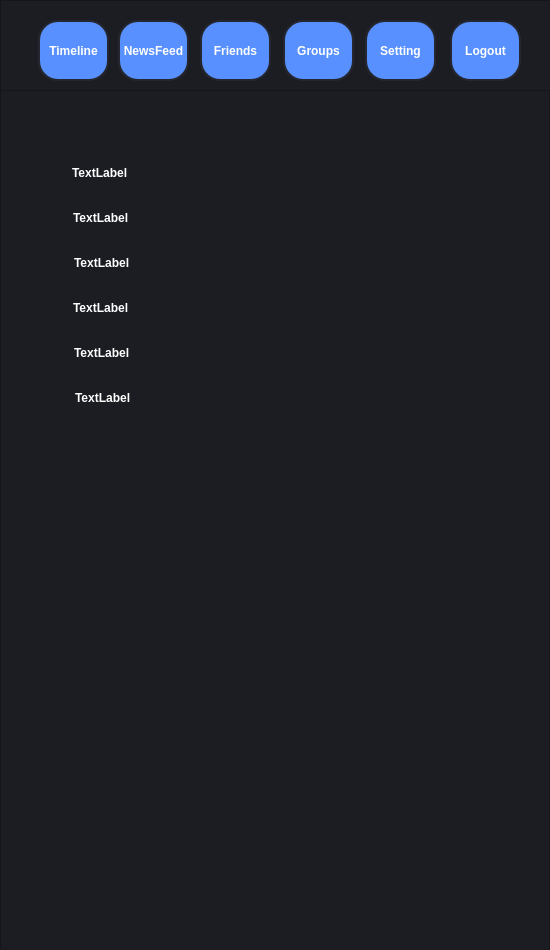
<?xml version="1.0" encoding="UTF-8"?>
<ui version="4.0">
 <class>Homepage</class>
 <widget class="QWidget" name="Homepage">
  <property name="geometry">
   <rect>
    <x>0</x>
    <y>0</y>
    <width>550</width>
    <height>950</height>
   </rect>
  </property>
  <property name="windowTitle">
   <string>Form</string>
  </property>
  <widget class="QFrame" name="frame">
   <property name="geometry">
    <rect>
     <x>0</x>
     <y>0</y>
     <width>550</width>
     <height>950</height>
    </rect>
   </property>
   <property name="font">
    <font>
     <stylestrategy>PreferDefault</stylestrategy>
    </font>
   </property>
   <property name="styleSheet">
    <string notr="true">QFrame
{
background-color: rgb(27, 29, 35);
}</string>
   </property>
   <property name="frameShape">
    <enum>QFrame::StyledPanel</enum>
   </property>
   <property name="frameShadow">
    <enum>QFrame::Raised</enum>
   </property>
   <widget class="QFrame" name="frame_2">
    <property name="geometry">
     <rect>
      <x>0</x>
      <y>0</y>
      <width>551</width>
      <height>111</height>
     </rect>
    </property>
    <property name="frameShape">
     <enum>QFrame::StyledPanel</enum>
    </property>
    <property name="frameShadow">
     <enum>QFrame::Raised</enum>
    </property>
    <widget class="QPushButton" name="timelinebutton">
     <property name="geometry">
      <rect>
       <x>38</x>
       <y>20</y>
       <width>71</width>
       <height>61</height>
      </rect>
     </property>
     <property name="font">
      <font>
       <bold>true</bold>
      </font>
     </property>
     <property name="styleSheet">
      <string notr="true">QPushButton
{
background-color: rgb(88, 144, 255);
border:2px solid rgb(37,39,48);
border-radius:20px;
color:#fff;
}
QPushButton:hover
{
background-color: rgb(47, 116, 251);
}</string>
     </property>
     <property name="text">
      <string>Timeline</string>
     </property>
    </widget>
    <widget class="QPushButton" name="newsfeedbutton">
     <property name="geometry">
      <rect>
       <x>118</x>
       <y>20</y>
       <width>71</width>
       <height>61</height>
      </rect>
     </property>
     <property name="font">
      <font>
       <bold>true</bold>
      </font>
     </property>
     <property name="styleSheet">
      <string notr="true">QPushButton
{
background-color: rgb(88, 144, 255);
border:2px solid rgb(37,39,48);
border-radius:20px;
color:#fff;
}
QPushButton:hover
{
background-color: rgb(47, 116, 251);
}</string>
     </property>
     <property name="text">
      <string>NewsFeed</string>
     </property>
    </widget>
    <widget class="QPushButton" name="friendsbutton">
     <property name="geometry">
      <rect>
       <x>200</x>
       <y>20</y>
       <width>71</width>
       <height>61</height>
      </rect>
     </property>
     <property name="font">
      <font>
       <bold>true</bold>
      </font>
     </property>
     <property name="styleSheet">
      <string notr="true">QPushButton
{
background-color: rgb(88, 144, 255);
border:2px solid rgb(37,39,48);
border-radius:20px;
color:#fff;
}
QPushButton:hover
{
background-color: rgb(47, 116, 251);
}</string>
     </property>
     <property name="text">
      <string>Friends</string>
     </property>
    </widget>
    <widget class="QPushButton" name="groupsbutton">
     <property name="geometry">
      <rect>
       <x>283</x>
       <y>20</y>
       <width>71</width>
       <height>61</height>
      </rect>
     </property>
     <property name="font">
      <font>
       <bold>true</bold>
      </font>
     </property>
     <property name="styleSheet">
      <string notr="true">QPushButton
{
background-color: rgb(88, 144, 255);
border:2px solid rgb(37,39,48);
border-radius:20px;
color:#fff;
}
QPushButton:hover
{
background-color: rgb(47, 116, 251);
}</string>
     </property>
     <property name="text">
      <string>Groups</string>
     </property>
    </widget>
    <widget class="QPushButton" name="settingbutton">
     <property name="geometry">
      <rect>
       <x>365</x>
       <y>20</y>
       <width>71</width>
       <height>61</height>
      </rect>
     </property>
     <property name="font">
      <font>
       <bold>true</bold>
      </font>
     </property>
     <property name="styleSheet">
      <string notr="true">QPushButton
{
background-color: rgb(88, 144, 255);
border:2px solid rgb(37,39,48);
border-radius:20px;
color:#fff;
}
QPushButton:hover
{
background-color: rgb(47, 116, 251);
}</string>
     </property>
     <property name="text">
      <string>Setting</string>
     </property>
    </widget>
    <widget class="QPushButton" name="logoutbutton">
     <property name="geometry">
      <rect>
       <x>450</x>
       <y>20</y>
       <width>71</width>
       <height>61</height>
      </rect>
     </property>
     <property name="font">
      <font>
       <bold>true</bold>
      </font>
     </property>
     <property name="styleSheet">
      <string notr="true">QPushButton
{
background-color: rgb(88, 144, 255);
border:2px solid rgb(37,39,48);
border-radius:20px;
color:#fff;
}
QPushButton:hover
{
background-color: rgb(47, 116, 251);
}</string>
     </property>
     <property name="text">
      <string>Logout</string>
     </property>
    </widget>
   </widget>
   <widget class="QStackedWidget" name="stackedWidget">
    <property name="geometry">
     <rect>
      <x>0</x>
      <y>90</y>
      <width>550</width>
      <height>861</height>
     </rect>
    </property>
    <widget class="QWidget" name="page">
     <widget class="QFrame" name="timelineframe">
      <property name="geometry">
       <rect>
        <x>0</x>
        <y>0</y>
        <width>550</width>
        <height>861</height>
       </rect>
      </property>
      <property name="frameShape">
       <enum>QFrame::StyledPanel</enum>
      </property>
      <property name="frameShadow">
       <enum>QFrame::Raised</enum>
      </property>
      <widget class="QGraphicsView" name="graphicsView">
       <property name="geometry">
        <rect>
         <x>40</x>
         <y>70</y>
         <width>25</width>
         <height>25</height>
        </rect>
       </property>
       <property name="styleSheet">
        <string notr="true">QGraphicsView
{
	background-image: url(:/facebooklogo/rename-24.png)no-repeat center center fixed;
border:0px;
}</string>
       </property>
      </widget>
      <widget class="QGraphicsView" name="graphicsView_2">
       <property name="geometry">
        <rect>
         <x>40</x>
         <y>295</y>
         <width>25</width>
         <height>25</height>
        </rect>
       </property>
       <property name="styleSheet">
        <string notr="true">QGraphicsView
{
	border-image: url(:/facebooklogo/birthday-cake-24 (1).png)no-repeat center center fixed;;
border:0px;
}</string>
       </property>
      </widget>
      <widget class="QGraphicsView" name="graphicsView_3">
       <property name="geometry">
        <rect>
         <x>40</x>
         <y>250</y>
         <width>25</width>
         <height>25</height>
        </rect>
       </property>
       <property name="styleSheet">
        <string notr="true">QGraphicsView
{
	background-image: url(:/facebooklogo/home-5-24.png)no-repeat center center fixed;
border:0px;
}</string>
       </property>
      </widget>
      <widget class="QGraphicsView" name="graphicsView_4">
       <property name="geometry">
        <rect>
         <x>40</x>
         <y>160</y>
         <width>25</width>
         <height>25</height>
        </rect>
       </property>
       <property name="styleSheet">
        <string notr="true">QGraphicsView
{
	background-image: url(:/facebooklogo/student-24.png)no-repeat center center fixed;

border:0px;
}</string>
       </property>
      </widget>
      <widget class="QGraphicsView" name="graphicsView_5">
       <property name="geometry">
        <rect>
         <x>40</x>
         <y>205</y>
         <width>25</width>
         <height>25</height>
        </rect>
       </property>
       <property name="styleSheet">
        <string notr="true">QGraphicsView
{


	background-image: url(:/facebooklogo/worker-24.png)	no-repeat center center fixed;
border:0px;
}</string>
       </property>
      </widget>
      <widget class="QGraphicsView" name="graphicsView_6">
       <property name="geometry">
        <rect>
         <x>40</x>
         <y>115</y>
         <width>25</width>
         <height>25</height>
        </rect>
       </property>
       <property name="styleSheet">
        <string notr="true">QGraphicsView

{
	background-image: url(:/facebooklogo/user-24.png);no-repeat center center fixed;
border:0px;
}</string>
       </property>
      </widget>
      <widget class="QLabel" name="usernamedisplaytimeline">
       <property name="geometry">
        <rect>
         <x>72</x>
         <y>75</y>
         <width>440</width>
         <height>16</height>
        </rect>
       </property>
       <property name="font">
        <font>
         <pointsize>9</pointsize>
         <bold>true</bold>
        </font>
       </property>
       <property name="styleSheet">
        <string notr="true">QLabel
{
color:rgb(255, 255, 255);
}</string>
       </property>
       <property name="text">
        <string>TextLabel</string>
       </property>
      </widget>
      <widget class="QLabel" name="genderdisplaytimeline">
       <property name="geometry">
        <rect>
         <x>73</x>
         <y>120</y>
         <width>440</width>
         <height>16</height>
        </rect>
       </property>
       <property name="font">
        <font>
         <pointsize>9</pointsize>
         <bold>true</bold>
        </font>
       </property>
       <property name="styleSheet">
        <string notr="true">QLabel
{
color:rgb(255, 255, 255);
}</string>
       </property>
       <property name="text">
        <string>TextLabel</string>
       </property>
      </widget>
      <widget class="QLabel" name="educationdisplaytimeline">
       <property name="geometry">
        <rect>
         <x>74</x>
         <y>165</y>
         <width>440</width>
         <height>16</height>
        </rect>
       </property>
       <property name="font">
        <font>
         <pointsize>9</pointsize>
         <bold>true</bold>
        </font>
       </property>
       <property name="styleSheet">
        <string notr="true">QLabel
{
color:rgb(255, 255, 255);
}</string>
       </property>
       <property name="text">
        <string>TextLabel</string>
       </property>
      </widget>
      <widget class="QLabel" name="workdisplaytimeline_4">
       <property name="geometry">
        <rect>
         <x>73</x>
         <y>210</y>
         <width>440</width>
         <height>16</height>
        </rect>
       </property>
       <property name="font">
        <font>
         <pointsize>9</pointsize>
         <bold>true</bold>
        </font>
       </property>
       <property name="styleSheet">
        <string notr="true">QLabel
{
color:rgb(255, 255, 255);
}</string>
       </property>
       <property name="text">
        <string>TextLabel</string>
       </property>
      </widget>
      <widget class="QLabel" name="liveindisplaytimeline_5">
       <property name="geometry">
        <rect>
         <x>74</x>
         <y>255</y>
         <width>440</width>
         <height>16</height>
        </rect>
       </property>
       <property name="font">
        <font>
         <pointsize>9</pointsize>
         <bold>true</bold>
        </font>
       </property>
       <property name="styleSheet">
        <string notr="true">QLabel
{
color:rgb(255, 255, 255);
}</string>
       </property>
       <property name="text">
        <string>TextLabel</string>
       </property>
      </widget>
      <widget class="QLabel" name="birthdaydisplaytimeline">
       <property name="geometry">
        <rect>
         <x>75</x>
         <y>300</y>
         <width>440</width>
         <height>16</height>
        </rect>
       </property>
       <property name="font">
        <font>
         <pointsize>9</pointsize>
         <bold>true</bold>
        </font>
       </property>
       <property name="styleSheet">
        <string notr="true">QLabel
{
color:rgb(255, 255, 255);
}</string>
       </property>
       <property name="text">
        <string>TextLabel</string>
       </property>
      </widget>
     </widget>
    </widget>
    <widget class="QWidget" name="page_2"/>
   </widget>
  </widget>
 </widget>
 <resources/>
 <connections/>
</ui>
